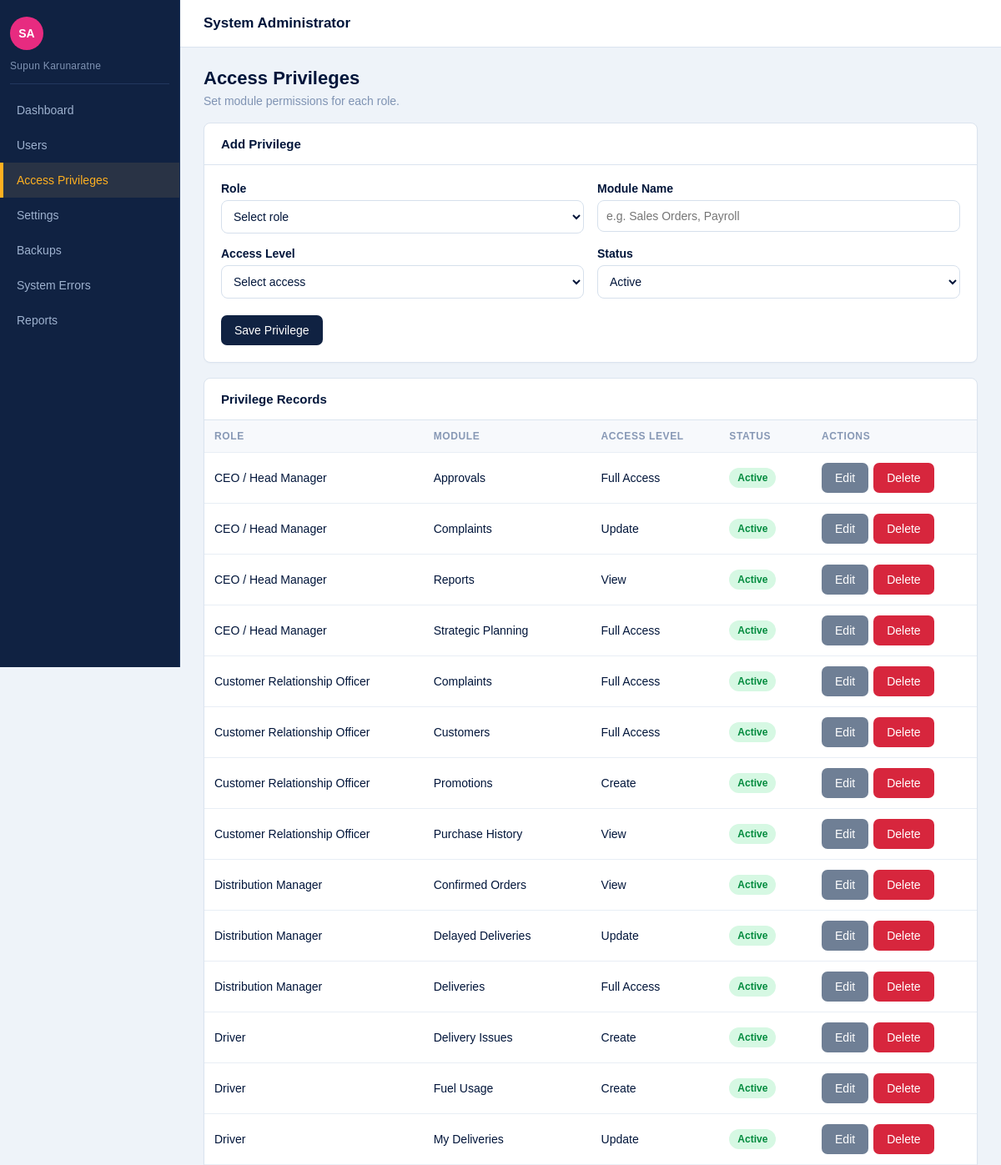
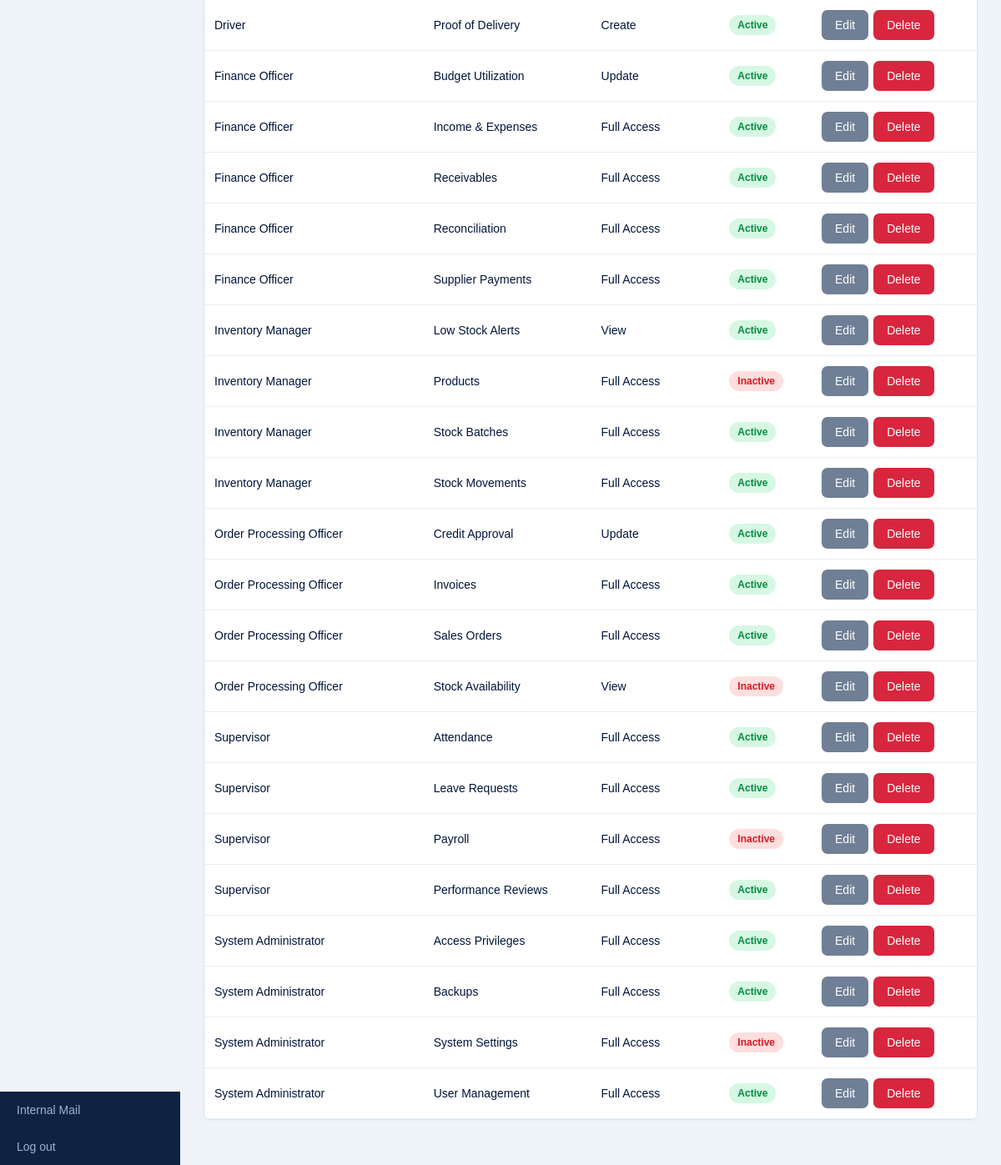
The page /codebase/login/roles/system_administrator/access_privileges.php (signed in) on the database its author committed (2 pictures, top to bottom).
### tables this page shows
CREATE TABLE access_privilege (
    privilege_id INT AUTO_INCREMENT PRIMARY KEY,
    role_name VARCHAR(50) NOT NULL,
    module_name VARCHAR(100) NOT NULL,
    access_level VARCHAR(30) NOT NULL,
    status VARCHAR(30) NOT NULL
);

### codebase/login/roles/system_administrator/access_privileges.php (the view, shortened to what this page needs)
<?php
require_once __DIR__ . '/../../config.php';
$roleOptions = [
    "system_admin" => "System Administrator",
    "ceo_head_manager" => "CEO / Head Manager",
    "supervisor" => "Supervisor",
    "inventory_manager" => "Inventory Manager",
    "order_processing_officer" => "Order Processing Officer",
    "customer_relation_manager" => "Customer Relationship Officer",
    "distribution_manager" => "Distribution Manager",
    "driver" => "Driver",
    "financial_officer" => "Finance Officer",
];
$editRecord = null;
$privileges = mysqli_query($connection, "SELECT * FROM access_privilege ORDER BY role_name, module_name");
$accessLevelOptions = ["view" => "View", "create" => "Create", "update" => "Update", "delete" => "Delete", "full" => "Full Access"];
?>
<!DOCTYPE html>
<html lang="en">
<head>
  <link rel="stylesheet" href="css/sa_style.css">
</head>
<body>
  <header class="topbar"><h1>System Administrator</h1><p>Define access privileges</p></header>
  <div class="layout">
    <main class="content">
      <section class="page-title"><h2>Access Privileges</h2><p>Set module permissions for each role.</p></section>
      <section class="panel">
        <h3><?= $editRecord ? "Edit Privilege" : "Add Privilege" ?></h3>
        <form method="post" action="access_privileges.php">
          <div class="form-grid">
            <div class="form-group">
              <label for="roleName">Role</label>
              <select id="roleName" name="role_name" required>
                <option value="">Select role</option>
              </select>
            </div>
            <div class="form-group">
              <label for="moduleName">Module Name</label>
              <input type="text" id="moduleName" name="module_name" value="<?= htmlspecialchars($editRecord["module_name"] ?? "") ?>" placeholder="e.g. Sales Orders, Payroll" required>
            </div>
            <div class="form-group">
              <label for="accessLevel">Access Level</label>
              <select id="accessLevel" name="access_level" required>
                <option value="">Select access</option>
              </select>
            </div>
            <div class="form-group">
              <label for="status">Status</label>
              <select id="status" name="status" required>
                <option value="active" <?= ($editRecord["status"] ?? "active") === "active" ? "selected" : "" ?>>Active</option>
              </select>
            </div>
          </div>
          <div class="button-row">
            <button class="btn" type="submit">Save Privilege</button>
          </div>
        </form>
      </section>
      <section class="panel">
        <h3>Privilege Records</h3>
        <div class="table-wrapper">
          <table>
            <thead><tr><th>Role</th><th>Module</th><th>Access Level</th><th>Status</th><th>Actions</th></tr></thead>
            <tbody>
              <?php while ($row = mysqli_fetch_assoc($privileges)): ?>
                <tr>
                  <td><?= htmlspecialchars($roleOptions[$row["role_name"]] ?? $row["role_name"]) ?></td>
                  <td><?= htmlspecialchars($row["module_name"]) ?></td>
                  <td><?= htmlspecialchars($accessLevelOptions[$row["access_level"]] ?? $row["access_level"]) ?></td>
                  <td><span class="status <?= $row["status"] === "active" ? "resolved" : "pending" ?>"><?= htmlspecialchars(ucfirst($row["status"])) ?></span></td>
                  <td>
                    <div style="display: flex; align-items: center; gap: 6px; flex-wrap: nowrap;">
                      <a class="btn secondary" href="access_privileges.php?edit=<?= $row["privilege_id"] ?>">Edit</a>
                      <form method="post" action="access_privileges.php" style="display:inline;">
                        <button class="btn danger" type="submit" onclick="return confirm('Delete this privilege?');">Delete</button>
                      </form>
                    </div>
                  </td>
                </tr>
              <?php endwhile; ?>
            </tbody>
          </table>
        </div>
      </section>
    </main>
  </div>
</body>
</html>

### codebase/login/roles/system_administrator/css/sa_style.css (style rules this page uses)
* { box-sizing: border-box; }
body { margin: 0; font-family: Arial, Helvetica, sans-serif; background-color: #eef3f9; color: #00153a; }
a { color: inherit; text-decoration: none; }
.topbar { min-height: 56px; margin-left: 216px; background-color: #ffffff; color: #00153a; border-bottom: 1px solid #dbe4ef; padding: 18px 28px; }
.topbar h1 { margin: 0; font-size: 17px; font-weight: bold; }
.layout { min-height: calc(100vh - 56px); }
.content { margin-left: 216px; padding: 24px 28px 36px; }
.page-title { margin-bottom: 18px; }
.page-title h2 { margin: 0; color: #00153a; font-size: 22px; }
.page-title p { margin: 6px 0 0; color: #7f93b3; font-size: 14px; }
.card, .panel { background-color: #ffffff; border: 1px solid #dbe4ef; border-radius: 8px; box-shadow: 0 1px 2px rgba(16, 34, 66, 0.03); }
.panel { margin-bottom: 18px; overflow: hidden; }
.panel h3 { margin: 0; padding: 16px 20px; border-bottom: 1px solid #dbe4ef; color: #00153a; font-size: 15px; }
.form-grid { display: grid; grid-template-columns: repeat(2, minmax(220px, 1fr)); gap: 16px; padding: 20px; }
.form-group { display: flex; flex-direction: column; }
label { margin-bottom: 6px; color: #00153a; font-size: 14px; font-weight: bold; }
input, select, textarea { width: 100%; padding: 10px; border: 1px solid #d6e0ec; border-radius: 8px; background-color: #ffffff; color: #00153a; font-family: inherit; font-size: 14px; }
.button-row { display: flex; gap: 10px; padding: 0 20px 20px; }
.btn { display: inline-block; padding: 10px 16px; border: none; border-radius: 7px; background-color: #102242; color: #ffffff; font-size: 14px; cursor: pointer; }
.btn.secondary { background-color: #6f7f95; }
.btn.danger { background-color: #d7263d; }
.table-wrapper { overflow-x: auto; }
table { width: 100%; border-collapse: collapse; background-color: #ffffff; }
th, td { padding: 12px; border-bottom: 1px solid #e8eef5; text-align: left; font-size: 14px; }
th { background-color: #f7f9fc; color: #8798b5; font-size: 12px; letter-spacing: 0.6px; text-transform: uppercase; }
.status { display: inline-block; padding: 5px 10px; border-radius: 14px; font-size: 12px; font-weight: bold; }
.status.pending { background-color: #ffdede; color: #d71920; }
.status.resolved { background-color: #d6f8e3; color: #008a3d; }

### rows shown on the page
access_privilege: role_name "CEO / Head Manager", module_name "Approvals", access_level "Full Access", status "Active"
access_privilege: role_name "CEO / Head Manager", module_name "Complaints", access_level "Update", status "Active"
access_privilege: role_name "CEO / Head Manager", module_name "Reports", access_level "View", status "Active"
access_privilege: role_name "CEO / Head Manager", module_name "Strategic Planning", access_level "Full Access", status "Active"
access_privilege: role_name "Customer Relationship Officer", module_name "Complaints", access_level "Full Access", status "Active"
access_privilege: role_name "Customer Relationship Officer", module_name "Customers", access_level "Full Access", status "Active"
access_privilege: role_name "Customer Relationship Officer", module_name "Promotions", access_level "Create", status "Active"
access_privilege: role_name "Customer Relationship Officer", module_name "Purchase History", access_level "View", status "Active"
access_privilege: role_name "Distribution Manager", module_name "Confirmed Orders", access_level "View", status "Active"
access_privilege: role_name "Distribution Manager", module_name "Delayed Deliveries", access_level "Update", status "Active"
access_privilege: role_name "Distribution Manager", module_name "Deliveries", access_level "Full Access", status "Active"
access_privilege: role_name "Driver", module_name "Delivery Issues", access_level "Create", status "Active"
access_privilege: role_name "Driver", module_name "Fuel Usage", access_level "Create", status "Active"
access_privilege: role_name "Driver", module_name "My Deliveries", access_level "Update", status "Active"
access_privilege: role_name "Driver", module_name "Proof of Delivery", access_level "Create", status "Active"
access_privilege: role_name "Finance Officer", module_name "Budget Utilization", access_level "Update", status "Active"
access_privilege: role_name "Finance Officer", module_name "Income & Expenses", access_level "Full Access", status "Active"
access_privilege: role_name "Finance Officer", module_name "Receivables", access_level "Full Access", status "Active"
access_privilege: role_name "Finance Officer", module_name "Reconciliation", access_level "Full Access", status "Active"
access_privilege: role_name "Finance Officer", module_name "Supplier Payments", access_level "Full Access", status "Active"
access_privilege: role_name "Inventory Manager", module_name "Low Stock Alerts", access_level "View", status "Active"
access_privilege: role_name "Inventory Manager", module_name "Products", access_level "Full Access", status "Inactive"
access_privilege: role_name "Inventory Manager", module_name "Stock Batches", access_level "Full Access", status "Active"
access_privilege: role_name "Inventory Manager", module_name "Stock Movements", access_level "Full Access", status "Active"
access_privilege: role_name "Order Processing Officer", module_name "Credit Approval", access_level "Update", status "Active"
access_privilege: role_name "Order Processing Officer", module_name "Invoices", access_level "Full Access", status "Active"
access_privilege: role_name "Order Processing Officer", module_name "Sales Orders", access_level "Full Access", status "Active"
access_privilege: role_name "Order Processing Officer", module_name "Stock Availability", access_level "View", status "Inactive"
access_privilege: role_name "Supervisor", module_name "Attendance", access_level "Full Access", status "Active"
access_privilege: role_name "Supervisor", module_name "Leave Requests", access_level "Full Access", status "Active"
access_privilege: role_name "Supervisor", module_name "Payroll", access_level "Full Access", status "Inactive"
access_privilege: role_name "Supervisor", module_name "Performance Reviews", access_level "Full Access", status "Active"
access_privilege: role_name "System Administrator", module_name "Access Privileges", access_level "Full Access", status "Active"
access_privilege: role_name "System Administrator", module_name "Backups", access_level "Full Access", status "Active"
access_privilege: role_name "System Administrator", module_name "System Settings", access_level "Full Access", status "Inactive"
access_privilege: role_name "System Administrator", module_name "User Management", access_level "Full Access", status "Active"

### other values the page prints
$_SESSION["full_name"] "Supun Karunaratne"
$item[0] "Dashboard"
$item[0] "Users"
$item[0] "Access Privileges"
$item[0] "Settings"
$item[0] "Backups"
$item[0] "System Errors"
$item[0] "Reports"
